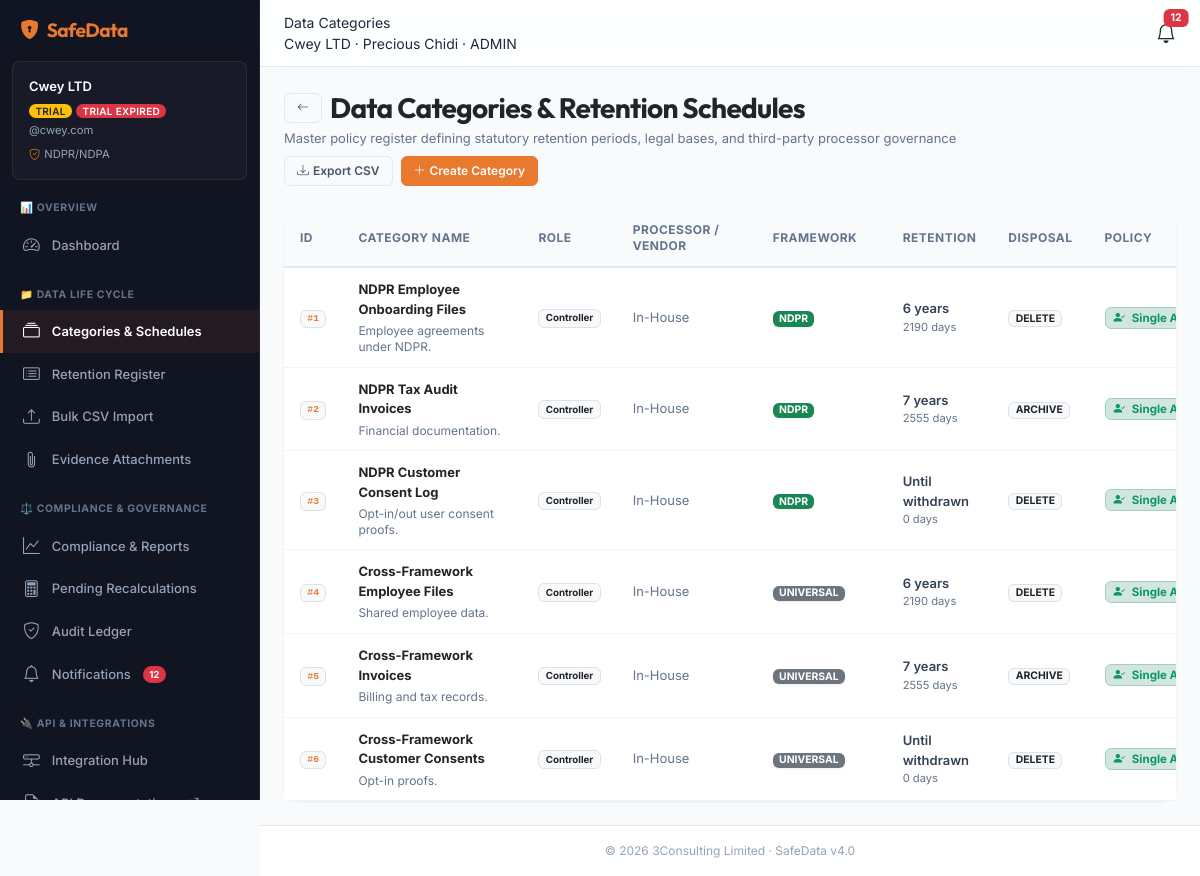
Page /categories (signed in) on the committed database.
### app/models.py (models this page shows)
class DataCategory(Base):
    __tablename__ = "data_categories"
    id = Column(Integer, primary_key=True, autoincrement=True)
    organization_id = Column(Integer, ForeignKey("organizations.id", ondelete="CASCADE"), default=1, nullable=False)
    name = Column(String(255), nullable=False)
    description = Column(Text, nullable=True)
    retention_reason = Column(Text, nullable=True)
    compliance_framework = Column(String(50), default="GDPR", nullable=False)
    legal_basis = Column(Enum("legal_obligation", "contract", "consent", "legitimate_interest", "vital_interest", "public_task"), default="legitimate_interest", nullable=False)
    retention_period_days = Column(Integer, default=0, nullable=False)
    retention_period_label = Column(String(100), default="1 year", nullable=False)
    disposal_method = Column(Enum("delete", "anonymise", "archive"), default="delete", nullable=False)
    disposal_trigger = Column(Enum("date_based", "consent_withdrawal", "account_closure"), default="date_based", nullable=False)
    data_classification = Column(Enum("standard", "confidential", "financial_aml", "special_category", "children"), default="standard", nullable=False)
    approval_type = Column(Enum("auto_disposal", "single_approval", "dual_approval"), default="single_approval", nullable=False)
    requires_dual_approval = Column(Boolean, default=False, nullable=False)
    owner_id = Column(Integer, ForeignKey("users.id", ondelete="SET NULL"), nullable=True)
    review_frequency = Column(Enum("monthly", "quarterly", "annually"), default="quarterly", nullable=False)
    processing_role = Column(Enum("controller", "processor", "joint_controller"), default="controller", nullable=False)
    processor_name = Column(String(255), nullable=True)
    processor_contact = Column(String(255), nullable=True)
    dpa_reference = Column(String(255), nullable=True)
    processor_retention_status = Column(String(50), default="compliant", nullable=True)
    source = Column(Enum("seeded", "custom"), default="custom", nullable=False)
    is_active = Column(Boolean, default=True, nullable=False)
    created_at = Column(DateTime, default=func.now(), nullable=False)
    updated_at = Column(DateTime, default=func.now(), onupdate=func.now(), nullable=False)
    deleted_at = Column(DateTime, nullable=True)
    owner = relationship("User", foreign_keys=[owner_id])
    organization = relationship("Organization")

### app/routes/categories.py (the view)
@router.get("/categories", response_class=HTMLResponse)
def list_categories(request: Request, db: Session = Depends(get_db)):
    session = get_session(request)
    if not session or "user_id" not in session:
        return RedirectResponse(url="/login", status_code=303)
    org_id = session["org_id"]
    categories = db.query(DataCategory).filter(
        DataCategory.organization_id == org_id,
        DataCategory.deleted_at == None
    ).all()
    labels = get_country_regulation_labels(session.get("country", "OTHER"))
    return templates.TemplateResponse(request=request, name="categories.html", context={
        "page_title": "Data Categories",
        "active_nav": "categories",
        "user_name": session["user_name"],
        "user_role": session["role"],
        "org_name": session["org_name"],
        "org_status": session["org_status"],
        "org_domain": session["org_domain"],
        "trial_days": 14,
        "law_label": labels["law"],
        "categories": categories
    })

### app/templates/categories.html (shortened to what this page needs)
{% extends "layout.html" %}
{% block content %}
<div class="container-fluid px-0">
  <div class="d-flex justify-content-between align-items-center mb-4 flex-wrap gap-2">
    <div>
      <div class="d-flex align-items-center gap-2">
        <a href="/dashboard" class="btn btn-outline-secondary btn-sm"><i class="bi bi-arrow-left"></i></a>
        <h1 class="h3 mb-0 fw-bold text-dark">Data Categories & Retention Schedules</h1>
      </div>
      <p class="text-muted mb-0 small mt-1">Master policy register defining statutory retention periods, legal bases, and third-party processor governance</p>
    </div>
    <div class="d-flex gap-2">
      <a href="/categories/export" class="btn btn-outline-secondary btn-sm d-flex align-items-center gap-1">
        <i class="bi bi-download"></i> Export CSV
      </a>
      {% if user_role in ['admin', 'dpo'] %}
        <a href="/categories/create" class="btn btn-primary btn-sm d-flex align-items-center gap-1">
          <i class="bi bi-plus-lg"></i> Create Category
        </a>
      {% endif %}
    </div>
  </div>
  <div class="card shadow-sm border-0 rounded-4 bg-white">
    <div class="card-body p-0">
      <div class="table-responsive">
        <table class="table table-hover align-middle small mb-0">
          <thead class="table-light">
            <tr>
              <th class="text-nowrap" style="width: 50px;">ID</th>
              <th style="min-width: 180px;">Category Name</th>
              <th class="text-nowrap" style="width: 120px;">Role</th>
              <th style="min-width: 140px;">Processor / Vendor</th>
              <th style="min-width: 130px;">Framework</th>
              <th class="text-nowrap" style="width: 130px;">Retention</th>
              <th class="text-nowrap" style="width: 110px;">Disposal</th>
              <th class="text-nowrap" style="width: 130px;">Policy</th>
            </tr>
          </thead>
          <tbody>
            {% for cat in categories %}
              <tr>
                <td>
                  <span class="badge bg-light text-primary border font-monospace fw-bold" title="Category ID: {{ cat.id }}">#{{ cat.id }}</span>
                </td>
                <td>
                  <a href="/categories/view/{{ cat.id }}" class="fw-bold text-dark text-decoration-none break-words">
                    {{ cat.name }}
                  </a>
                  {% if cat.description %}
                    <div class="text-muted small break-words mt-1" style="max-width: 260px; font-size: 0.75rem; line-height: 1.3;">{{ cat.description }}</div>
                  {% endif %}
                </td>
                <td>
                  <span class="badge bg-{{ 'secondary' if cat.processing_role == 'processor' else ('info text-dark' if cat.processing_role == 'joint_controller' else 'light text-dark border') }}">
                    {{ cat.processing_role | replace('_', ' ') | title }}
                  </span>
                </td>
                <td>
                  {% if cat.processor_name %}
                    <div>
                      <span class="fw-semibold text-dark">{{ cat.processor_name }}</span>
                      {% if cat.dpa_reference %}
                        <div class="text-muted" style="font-size:0.7rem;">DPA: {{ cat.dpa_reference }}</div>
                      {% endif %}
                    </div>
                  {% else %}
                    <span class="text-muted small">In-House</span>
                  {% endif %}
                </td>
                <td>
                  {% if cat.compliance_framework %}
                    {% for f in cat.compliance_framework.split(',') %}
                      {% set fw = f.strip() %}
                      <span class="badge {{ get_framework_badge(fw) }} badge-sm text-uppercase me-1 shadow-sm">
                        {{ 'Universal' if fw == 'BOTH' else fw }}
                      </span>
                    {% endfor %}
                  {% else %}
                    <span class="text-muted">—</span>
                  {% endif %}
                </td>
                <td>
                  <span class="fw-semibold">{{ cat.retention_period_label or (cat.retention_period_days ~ ' days') }}</span>
                  <div class="text-muted" style="font-size:0.7rem;">{{ cat.retention_period_days }} days</div>
                </td>
                <td>
                  <span class="badge bg-light text-dark border badge-sm">{{ cat.disposal_method | upper }}</span>
                </td>
                <td>
                  {% if cat.approval_type == 'auto_disposal' %}
                    <span class="badge bg-primary-subtle text-primary border border-primary-subtle px-2 py-1" style="font-size: 0.72rem;">
                      <i class="bi bi-lightning-charge-fill me-1"></i> Auto-Disposal
                    </span>
                  {% elif cat.approval_type == 'dual_approval' or cat.requires_dual_approval %}
                    <span class="badge bg-danger-subtle text-danger border border-danger-subtle px-2 py-1" style="font-size: 0.72rem;">
                      <i class="bi bi-shield-lock-fill me-1"></i> Dual Approval (Four-Eyes)
                    </span>
                  {% else %}
                    <span class="badge bg-success-subtle text-success border border-success-subtle px-2 py-1" style="font-size: 0.72rem;">
                      <i class="bi bi-person-check-fill me-1"></i> Single Approval
                    </span>
                  {% endif %}
                </td>
              </tr>
            {% endfor %}
          </tbody>
        </table>
      </div>
    </div>
  </div>
</div>
{% endblock %}

### rows in the picture
DataCategory: id "1", name "NDPR Employee Onboarding Files", description "Employee agreements under NDPR.", processing_role "Controller", shows "In-House", compliance_framework "NDPR", retention_period_label "6 years", retention_period_days "2190", disposal_method "DELETE", requires_dual_approval False (drawn), approval_type "Single…"
DataCategory: id "2", name "NDPR Tax Audit Invoices", description "Financial documentation.", processing_role "Controller", shows "In-House", compliance_framework "NDPR", retention_period_label "7 years", retention_period_days "2555", disposal_method "ARCHIVE", requires_dual_approval False (drawn), approval_type "Single…"
DataCategory: id "3", name "NDPR Customer Consent Log", description "Opt-in/out user consent proofs.", processing_role "Controller", shows "In-House", compliance_framework "NDPR", retention_period_label "Until withdrawn", retention_period_days "0", disposal_method "DELETE", requires_dual_approval False (drawn), approval_type "Single…"
DataCategory: id "4", name "Cross-Framework Employee Files", description "Shared employee data.", processing_role "Controller", shows "In-House", compliance_framework "UNIVERSAL", retention_period_label "6 years", retention_period_days "2190", disposal_method "DELETE", requires_dual_approval False (drawn), approval_type "Single…"
DataCategory: id "5", name "Cross-Framework Invoices", description "Billing and tax records.", processing_role "Controller", shows "In-House", compliance_framework "UNIVERSAL", retention_period_label "7 years", retention_period_days "2555", disposal_method "ARCHIVE", requires_dual_approval False (drawn), approval_type "Single…"
DataCategory: id "6", name "Cross-Framework Customer Consents", description "Opt-in proofs.", processing_role "Controller", shows "In-House", compliance_framework "UNIVERSAL", retention_period_label "Until withdrawn", retention_period_days "0", disposal_method "DELETE", requires_dual_approval False (drawn), approval_type "Single…"

### other values in the picture
{{ wl_name or 'SafeData' }} "SafeData"
{{ org_name }} "Cwey LTD"
{{ org_status | upper }} "TRIAL"
{{ org_domain }} "cwey.com"
{{ law_label }} "NDPR/NDPA"
{{ unread_notifications_count }} "12"
{{ page_title }} "Data Categories"
{{ user_name }} "Precious Chidi"
{{ user_role | upper }} "ADMIN"
{{ wl_footer or '3Consulting Limited' }} "3Consulting Limited"
